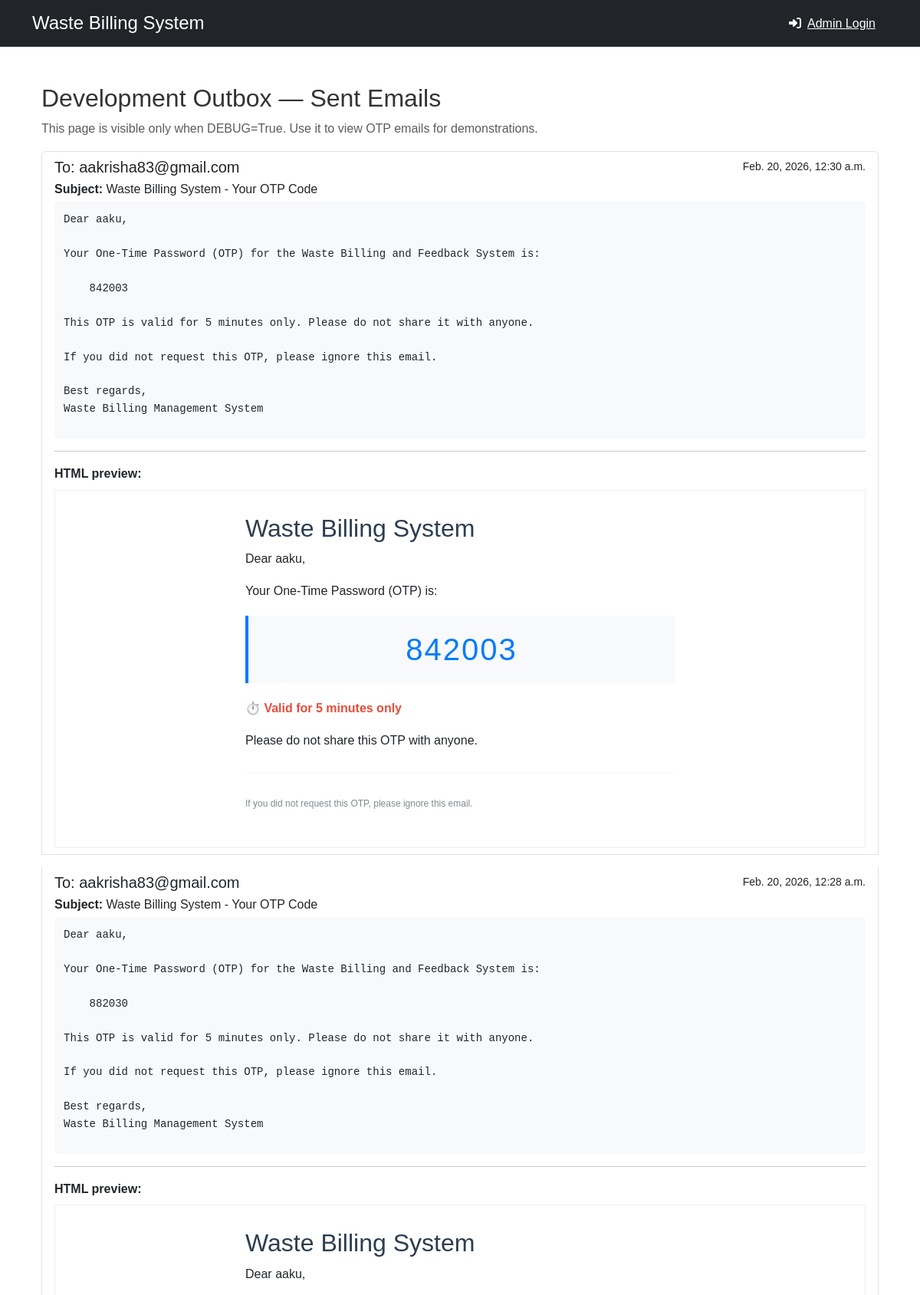
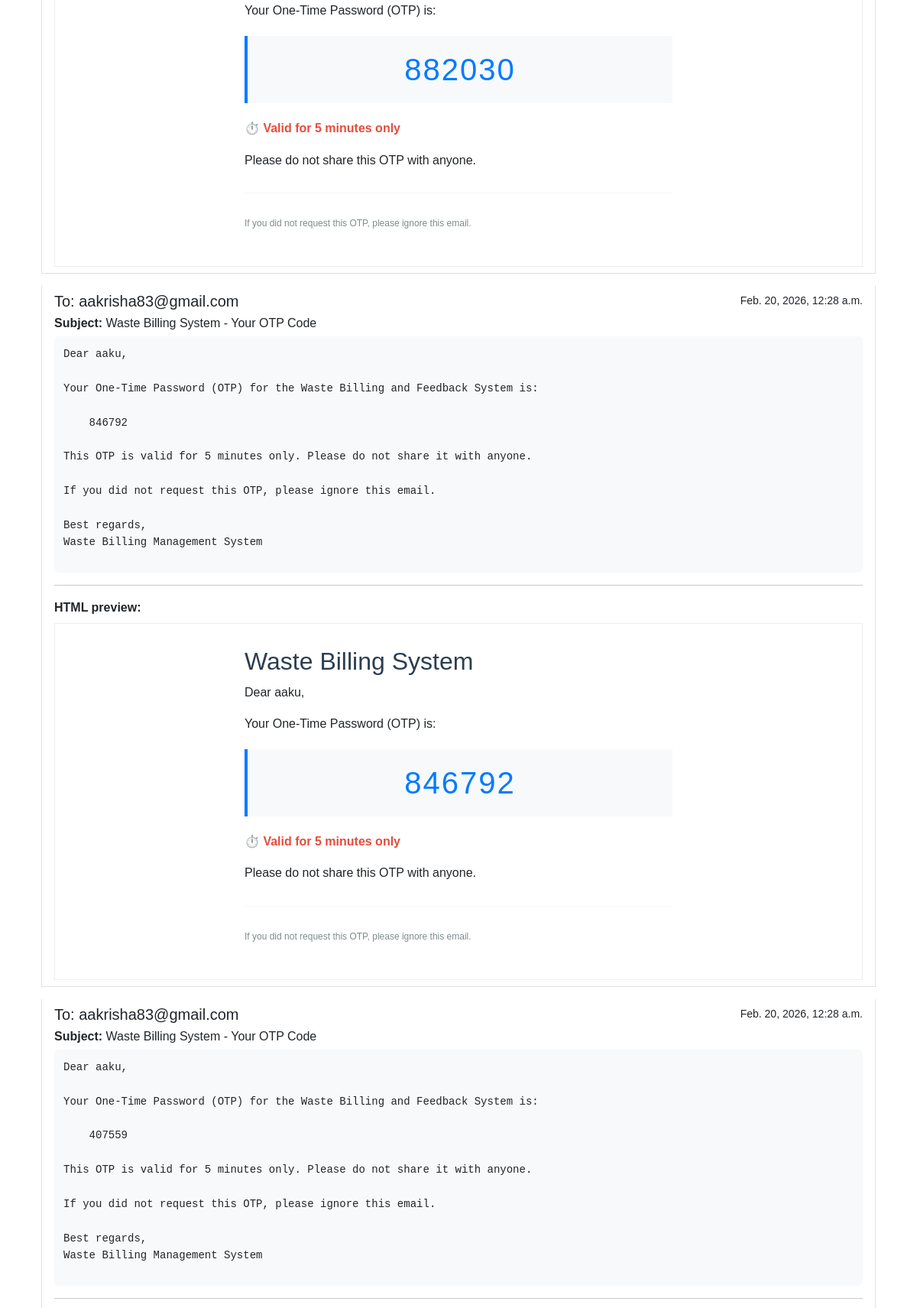
The page /debug/sent-emails/ (upper part) on the database its author committed (2 pictures, top to bottom).
### core/models.py (models this page shows, shortened)
class SentEmail(models.Model):
    to_email = models.EmailField()
    subject = models.CharField(max_length=255)
    body = models.TextField()
    html_body = models.TextField(blank=True, null=True)
    created_at = models.DateTimeField(auto_now_add=True)
    class Meta:
        ordering = ['-created_at']

### core/views.py (the view)
# urls.py: path('debug/sent-emails/', views.debug_sent_emails, name='debug_sent_emails'),
def debug_sent_emails(request):
    if not getattr(settings, 'DEBUG', False):
        return redirect('core:home')
    from .models import SentEmail
    emails = SentEmail.objects.all()[:30]
    return render(request, 'core/debug_sent_emails.html', {'emails': emails})

### core/templates/core/debug_sent_emails.html
{% extends 'core/base.html' %}
{% block content %}
<div class="container mt-5">
    <h2>Development Outbox — Sent Emails</h2>
    <p class="text-muted">This page is visible only when DEBUG=True. Use it to view OTP emails for demonstrations.</p>
    {% if emails %}
        <div class="list-group">
            {% for e in emails %}
            <div class="list-group-item mb-3">
                <div class="d-flex w-100 justify-content-between">
                    <h5 class="mb-1">To: {{ e.to_email }}</h5>
                    <small>{{ e.created_at }}</small>
                </div>
                <p class="mb-1"><strong>Subject:</strong> {{ e.subject }}</p>
                <div style="background:#f8f9fa;padding:12px;border-radius:6px;">
                    <pre style="white-space:pre-wrap;">{{ e.body }}</pre>
                </div>
                {% if e.html_body %}
                <hr>
                <div>
                    <strong>HTML preview:</strong>
                    <div style="border:1px solid #eee;padding:10px;margin-top:8px;">{{ e.html_body|safe }}</div>
                </div>
                {% endif %}
            </div>
            {% endfor %}
        </div>
    {% else %}
        <div class="alert alert-info">No sent emails yet.</div>
    {% endif %}
</div>
{% endblock %}

### rows shown on the page
SentEmail: to_email "aakrisha83@gmail.com", created_at "Feb. 20, 2026, 12:30 a.m.", subject "Waste Billing System - Your OTP Code", body "Dear aaku, Your One-Time Password (OTP) for the Waste Billing and Feedback System is: 842003 This OTP is valid for 5 minutes only. Please do not share it with anyone. If you did not request this OTP, please ignore this email. Best regards, Waste Billing Management System", html_body "Waste Billing System Dear aaku, Your One-Time Password (OTP) is: 842003 ⏱️ Valid for 5 minutes only Please do not share this OTP with anyone. If you did not request this OTP, please ignore this email."
SentEmail: to_email "aakrisha83@gmail.com", created_at "Feb. 20, 2026, 12:28 a.m.", subject "Waste Billing System - Your OTP Code", body "Dear aaku, Your One-Time Password (OTP) for the Waste Billing and Feedback System is: 882030 This OTP is valid for 5 minutes only. Please do not share it with anyone. If you did not request this OTP, please ignore this email. Best regards, Waste Billing Management System", html_body "Waste Billing System Dear aaku, Your One-Time Password (OTP) is: 882030 ⏱️ Valid for 5 minutes only Please do not share this OTP with anyone. If you did not request this OTP, please ignore this email."
SentEmail: to_email "aakrisha83@gmail.com", created_at "Feb. 20, 2026, 12:28 a.m.", subject "Waste Billing System - Your OTP Code", body "Dear aaku, Your One-Time Password (OTP) for the Waste Billing and Feedback System is: 846792 This OTP is valid for 5 minutes only. Please do not share it with anyone. If you did not request this OTP, please ignore this email. Best regards, Waste Billing Management System", html_body "Waste Billing System Dear aaku, Your One-Time Password (OTP) is: 846792 ⏱️ Valid for 5 minutes only Please do not share this OTP with anyone. If you did not request this OTP, please ignore this email."
SentEmail: to_email "aakrisha83@gmail.com", created_at "Feb. 20, 2026, 12:28 a.m.", subject "Waste Billing System - Your OTP Code", body "Dear aaku, Your One-Time Password (OTP) for the Waste Billing and Feedback System is: 407559 This OTP is valid for 5 minutes only. Please do not share it with anyone. If you did not request this OTP, please ignore this email. Best regards, Waste Billing Management System"
